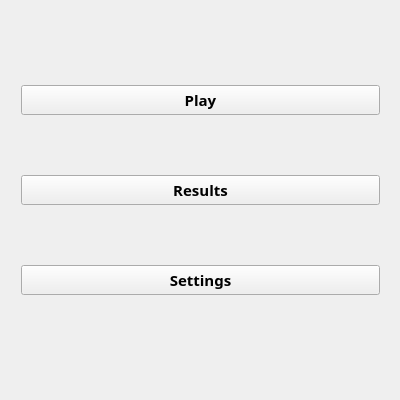
<?xml version="1.0" encoding="UTF-8"?>
<ui version="4.0">
 <class>MainWindow</class>
 <widget class="QMainWindow" name="MainWindow">
  <property name="geometry">
   <rect>
    <x>0</x>
    <y>0</y>
    <width>400</width>
    <height>400</height>
   </rect>
  </property>
  <property name="windowTitle">
   <string>Minesweeper - Main Menu</string>
  </property>
  <widget class="QWidget" name="centralWidget">
   <widget class="QWidget" name="verticalLayoutWidget">
    <property name="geometry">
     <rect>
      <x>10</x>
      <y>20</y>
      <width>381</width>
      <height>341</height>
     </rect>
    </property>
    <layout class="QVBoxLayout" name="verticalLayout">
     <item>
      <widget class="QPushButton" name="pushPlayButton">
       <property name="font">
        <font>
         <family>MV Boli</family>
         <pointsize>11</pointsize>
         <weight>75</weight>
         <bold>true</bold>
        </font>
       </property>
       <property name="text">
        <string>Play</string>
       </property>
      </widget>
     </item>
     <item>
      <widget class="QPushButton" name="pushResultsButton">
       <property name="font">
        <font>
         <family>MV Boli</family>
         <pointsize>11</pointsize>
         <weight>75</weight>
         <bold>true</bold>
        </font>
       </property>
       <property name="text">
        <string>Results</string>
       </property>
      </widget>
     </item>
     <item>
      <widget class="QPushButton" name="pushSettingsButton">
       <property name="font">
        <font>
         <family>MV Boli</family>
         <pointsize>11</pointsize>
         <weight>75</weight>
         <bold>true</bold>
        </font>
       </property>
       <property name="text">
        <string>Settings</string>
       </property>
      </widget>
     </item>
    </layout>
   </widget>
  </widget>
 </widget>
 <layoutdefault spacing="6" margin="11"/>
 <resources/>
 <connections/>
</ui>
